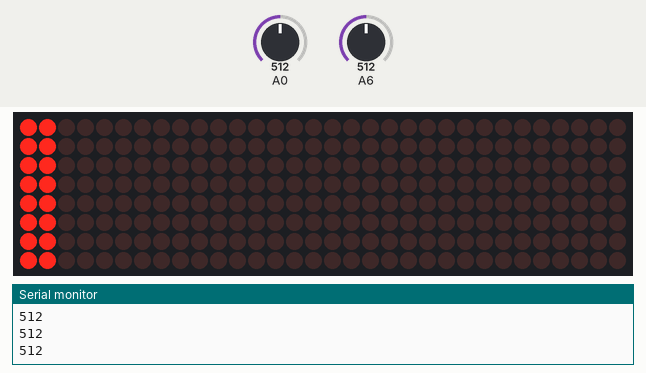
A sketch run on a simulated Arduino Nano, built with avr-gcc and run on an emulated ATmega328P. Parts: 32×8 LED matrix, the last lines printed to the serial monitor. The inputs (shaded band) are chosen by the test bench; at power-on: A6 = 512, A0 = 512.

Above: at 1.2 s.
1.3 s: A6 set to 726
2.8 s: A6 set to 747
4.4 s: A0 set to 306
At 5.0 s:
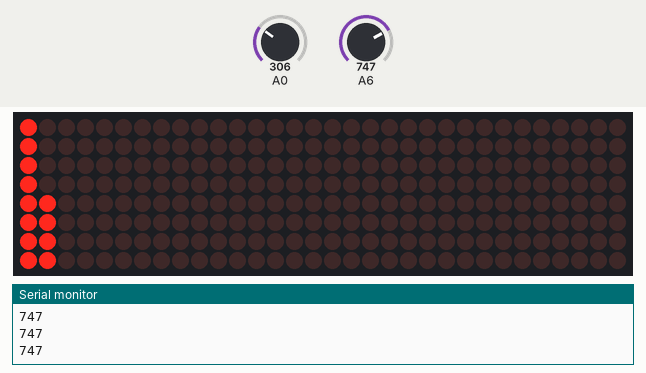
6.0 s: A0 set to 122
At 7.2 s:
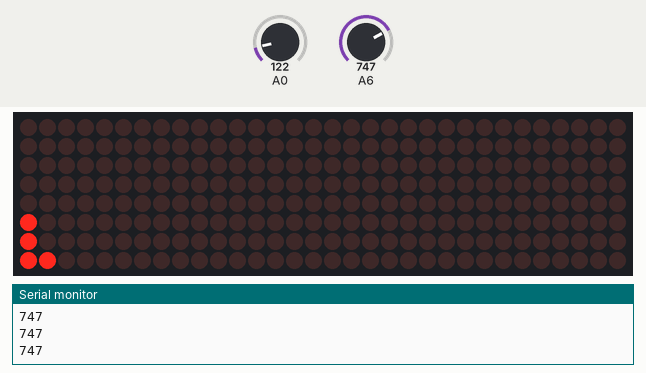
7.6 s: A6 set to 254
9.1 s: A6 set to 238
At 10.4 s:
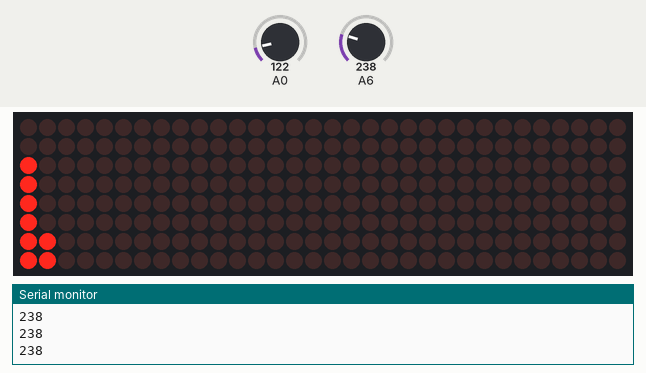
Timing chart, 0 to 11.7 s (numbered marks = the images above; inputs shaded):
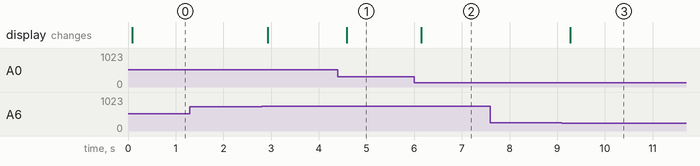

Measured:
- the behaviour switches between 246 and 245 on A6 (found by bisection; images 2 and 3)
- after the input at 4.4 s, the display: changes after 0.19 s (image 1)
- after the input at 6.0 s, the display: changes after 0.15 s (image 2)
- after the input at 9.1 s, the display: changes after 0.17 s (image 3)

The sketch:

Code.ino
```cpp
#include <arduinoFFT.h>
#include <MD_MAX72xx.h>
#include <SPI.h>

MD_MAX72XX disp = MD_MAX72XX(MD_MAX72XX::FC16_HW, 10, 4);

arduinoFFT FFT = arduinoFFT();

double realComponent[64];
double imagComponent[64];
int spectralHeight[] = {0b00000000, 0b10000000, 0b11000000,


                        0b11100000, 0b11110000, 0b11111000,


                        0b11111100, 0b11111110, 0b11111111
                       };

int index, c, value;

void setup()

{

  disp.begin();

  Serial.begin(9600);

}

void loop()

{

  int sensitivity = map(analogRead(A6), 0, 1023, 50, 100);
  Serial.println (analogRead(A6));
  for (int i = 0; i < 64; i++)

  {

    realComponent[i] = analogRead(A0) / sensitivity;
    imagComponent[i] = 0;

  }

  FFT.Windowing(realComponent, 64, FFT_WIN_TYP_HAMMING, FFT_FORWARD);
  FFT.Compute(realComponent, imagComponent, 64, FFT_FORWARD);
  FFT.ComplexToMagnitude(realComponent, imagComponent, 64);

  for (int i = 0; i < 32; i++)

  {

    realComponent[i] = constrain(realComponent[i], 0, 80);
    realComponent[i] = map(realComponent[i], 0, 80, 0, 8);
    index = realComponent[i];
    value = spectralHeight[index];

    c = 31 - i;
    disp.setColumn(c, value);

  }

}
```
